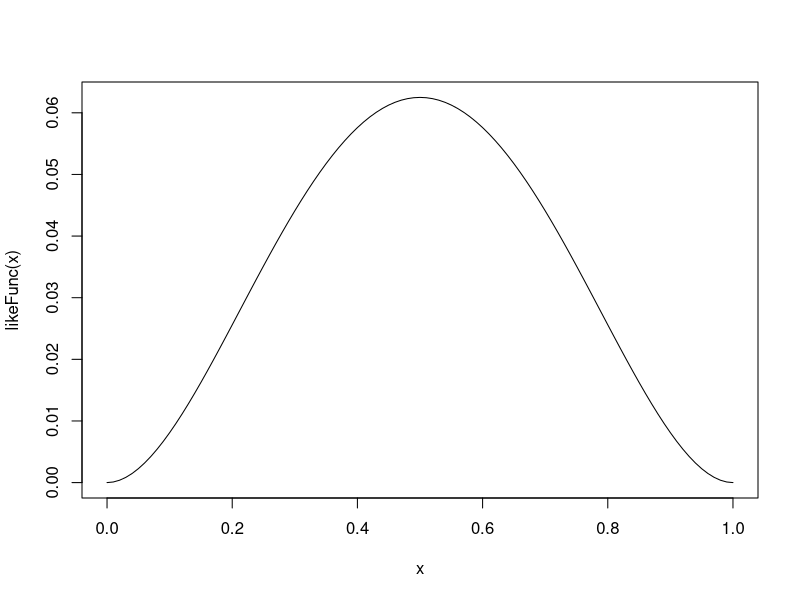
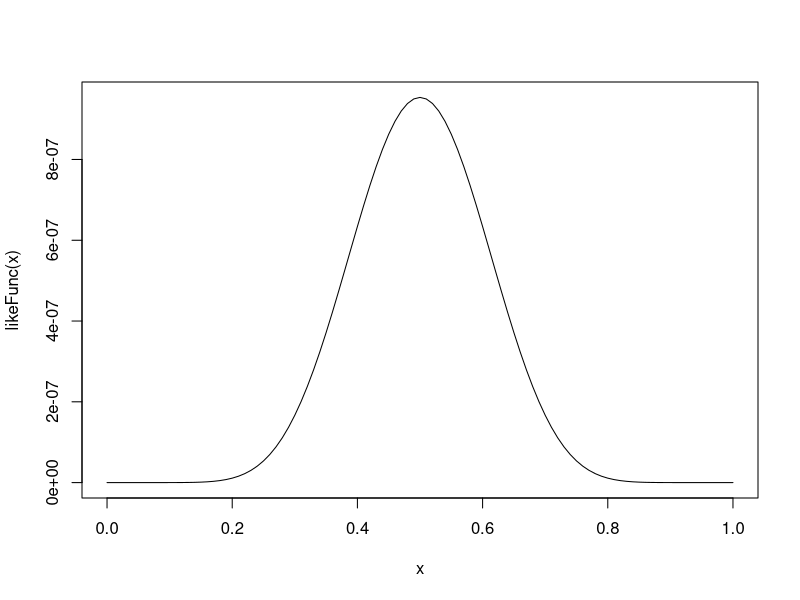
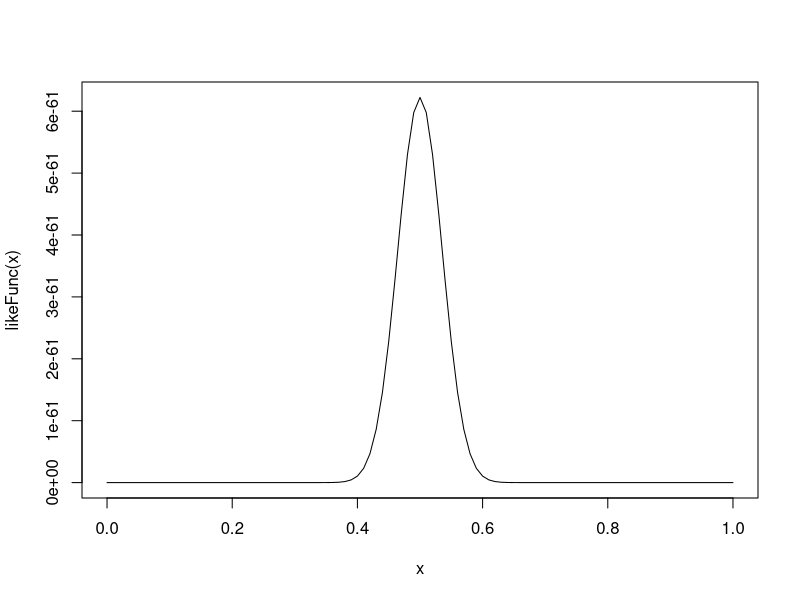
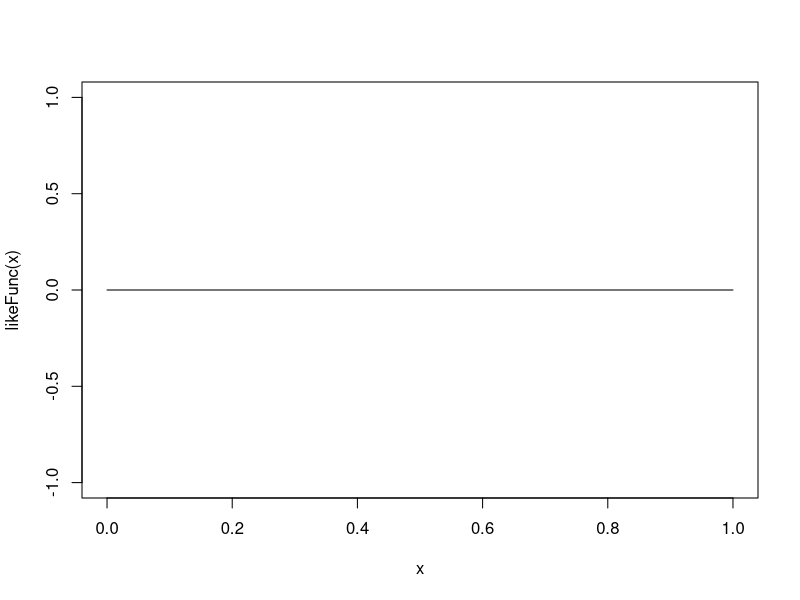
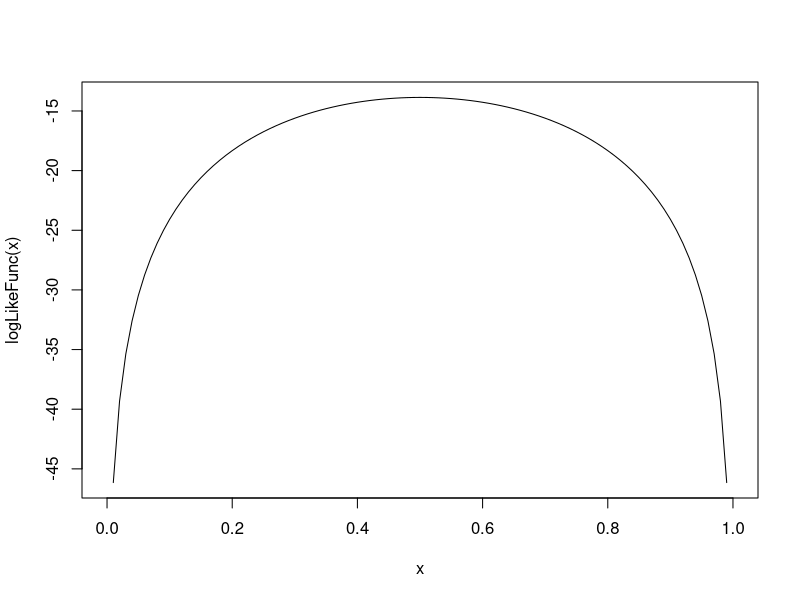
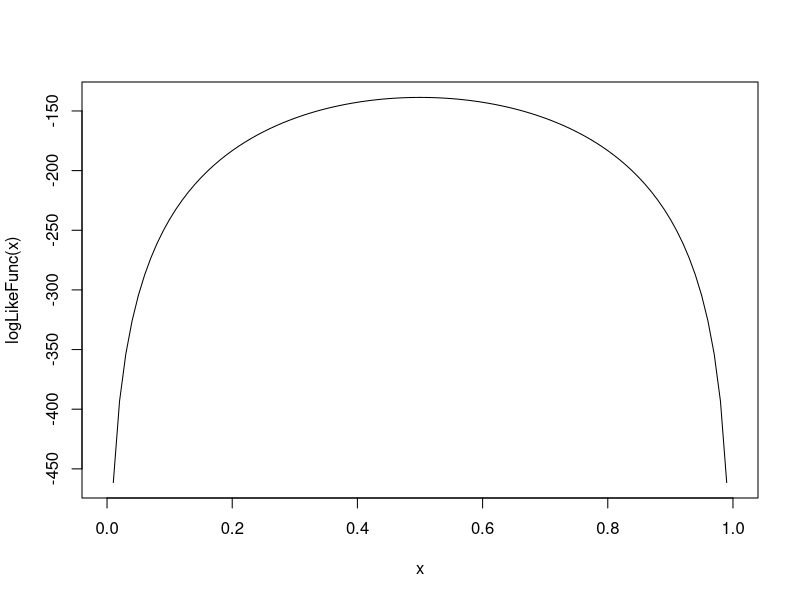
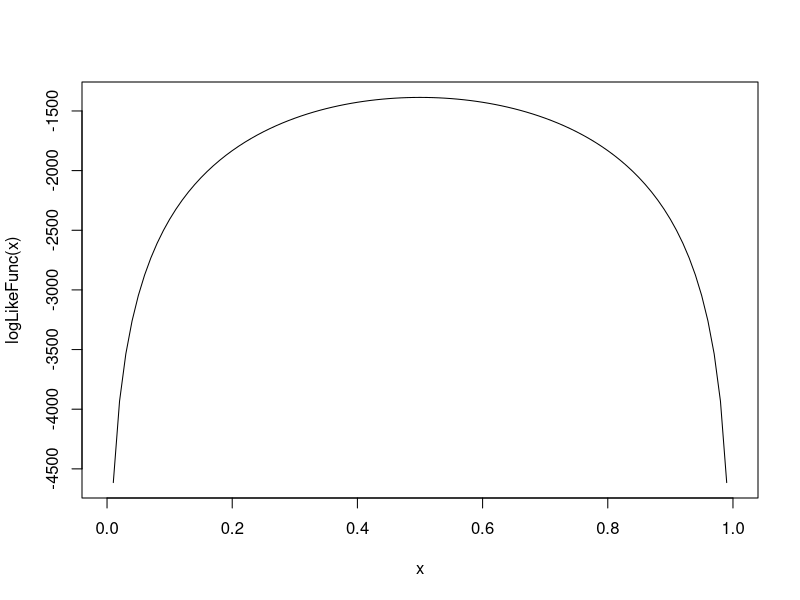

The R script that drew these images, in order:
#####################################
#Panel Data Methods
#####################################
require('plm')
data("Grunfeld", package="plm")
withinModel = plm(inv~value+capital,data=Grunfeld,model="within")
altWithinModel = plm(inv~value+capital+factor(firm),data=Grunfeld)

randomModel = plm(inv~value+capital,data=Grunfeld,model="random")

differModel = plm(inv~value+capital,data=Grunfeld,model="fd")

poolingModel = plm(inv~value+capital,data=Grunfeld,model="pooling")
altPoolingModel = lm(inv~value+capital,data=Grunfeld)


#####################################
#Parametric Bootstrap
#####################################
#Generate Simulated Data
x = rep(c(1:4),25)
y = 1 + 2*x +rnorm(100)
simModel = lm(y~x)

#Set up a bootstrap
nBootstraps = 1000
bsPriceCoef = rep(NA,nBootstraps)
for(i in 1:1000){
	x = rep(c(1:4),25)
	#Draw a simulate y 
	bsY = simModel$coefficients[1]+simModel$coefficients[2]*x + rnorm(100,0,summary(simModel)$sigma)
	#Get the price coefficient
	bsPriceCoef[i] = lm(bsY~x)$coefficients[2]
}
#Confirm it works
sd(bsPriceCoef)
summary(simModel)



######################################
#Likelihood Function - 2 Heads 2 Tails
######################################

likeFunc = function(P){
return(P^2*(1-P)^2)
}
curve(likeFunc,0,1)



######################################
#Likelihood Function - More Data
######################################
#20 Points
heads = 10
tails = 10
likeFunc = function(P){
return(P^heads*(1-P)^tails)
}
curve(likeFunc,0,1)
#200 Points
heads = 100
tails = 100
curve(likeFunc,0,1)
#2000 Points
heads = 1000
tails = 1000
curve(likeFunc,0,1)

######################################
#Log-Likelihood Function - More Data
######################################
#20 Points
heads = 10
tails = 10
logLikeFunc = function(P){
return(heads*log(P)+tails*log(1-P))
}
curve(logLikeFunc,0,1)
#200 Points
heads = 100
tails = 100
curve(logLikeFunc,0,1)
#2000 Points
heads = 1000
tails = 1000
curve(logLikeFunc,0,1)



######################################
#Coin Flipping 
######################################
#Generate a set of coin flips for two different types of coins
nSamples =  1000
nCoins = 1000
pType1 = .3
pType2 = .7
coinProbs = c(pType1,pType2)
coin2Prob = .6
flipSeries = matrix(NA,nCoins,nSamples)
for(coinNum in 1:nCoins){
	#Figure out the coin type
	thisCoinType = runif(1)<coin2Prob
	thisCoinProb = coinProbs[1+thisCoinType]
	thisCoinSamples = runif(nSamples) < thisCoinProb
	flipSeries[coinNum,] = thisCoinSamples
}

#write a log-likelihood function
logLikeFunc = function(parameters){
	#Write a function that returns the likelihood for our three parameters P1, P2, and T
	pType1 = parameters[1]
	pType2 = parameters[2]
	coin2Prob = parameters[3]
	#Using logs for stability
	#Calculate the probability for each coin if it were Type 1 & Sum
	type1LogLikes = rowSums(flipSeries*log(pType1) + (1-flipSeries)*log(1-pType1))
	#Calculate the probability for each coin if it were Type 2 & Sum
	type2LogLikes = rowSums(flipSeries*log(pType2) + (1-flipSeries)*log(1-pType2))
	#Take a weighted sum.  The -1 is there because optim solve minimization problems
	overallLogLikelihood = -1*sum(log(exp(type1LogLikes)*(1-coin2Prob)+exp(type2LogLikes)*coin2Prob))
	#Return the log-likelihood
	return(overallLogLikelihood)
}
#Run a maximum likelihood estimation 
optim(c(.5,.5,.5),logLikeFunc)
